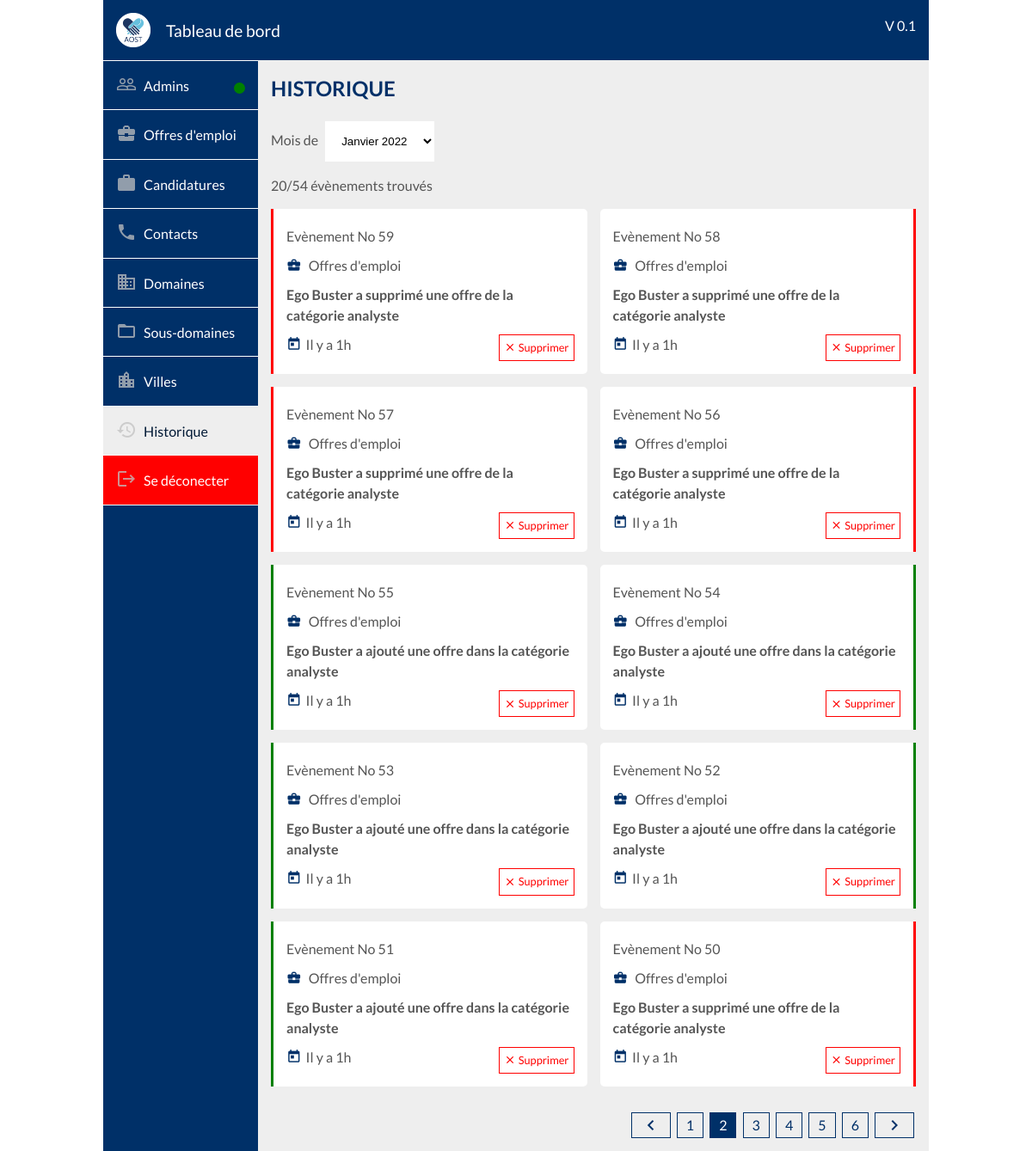
Page /dashboard/history/m/2022-01/p/2 (signed in) on the committed database.
### tables this page shows
CREATE TABLE IF NOT EXISTS `history` (
  `id` bigint(20) NOT NULL AUTO_INCREMENT,
  `id_admin` bigint(20) NOT NULL COMMENT 'id de l''administrateur qui a effectué l''action',
  `id_target` bigint(20) NOT NULL COMMENT 'id de l''objet (client, entreprise, offre, candidature, contact) concerné',
  `action` varchar(50) NOT NULL COMMENT 'type d''action effectuée (bloquer compte, suppression offre, ajout contact etc...)',
  `description` longtext NOT NULL COMMENT 'texte à afficher (ex: Donald a supprimé une offre)',
  `added_at` datetime NOT NULL DEFAULT CURRENT_TIMESTAMP,
  PRIMARY KEY (`id`),
  KEY `id_admin` (`id_admin`)
);

### outils/php/Session.class.php (called while the page is built, shortened)
<?php
  class Session
  {
    private $role_1;
    function __construct($currentPage = "home", $currentSubPage = "", $currentDomain = "", $role_1 = "super", $role_2 = "moderateur")
    {
      $this->role_1 = $role_1;
    }
    public function getRole_1(){
      return $this->role_1;
    }
    public function presentationPage($title, $img){ ?>
    <?php }
  }
?>

### dashboard/history/index.php (called while the page is built)
<?php include("../outils/php/redirection.php");
	redirection("Historique", _DASHBOARD_PHP_PATH."history/history.php", "history", "", _DASHBOARD_PATH."history/history.css", _DASHBOARD_PATH."history/history.js");
?>

### class/History.class.php (called while the page is built, shortened)
<?php
class History
{
    private $_id;
    private $_action;
    private $_description;
    private $_added_at;
    public function __construct(array $data){
        foreach ($data as $key => $value) {
            $method='set'.ucfirst($key);
        }
    }
    public function setId($id){
        $this->_id=intval($id);
    }
    public function getId(){
        return $this->_id;
    }
    public function setAction($action){
        $this->_action=htmlentities(strval($action));
    }
    public function getAction(){
        return $this->_action;
    }
    public function setDescription($description){
        $this->_description=htmlentities(strval($description));
    }
    public function getDescription(){
        return $this->_description;
    }
    public function setAdded_at($added_at){
        $this->_added_at=htmlentities(strval($added_at));
    }
    public function getAdded_at(){
        return $this->_added_at;
    }
public function getHistorysPerMonth(){
    include(_APP_PATH."bd/server-connect.php");
    $query=$db->prepare("SELECT * FROM history GROUP BY DATE_FORMAT(added_at, '%M-%Y') ORDER BY added_at DESC");
    $history=[];
    if($query->execute()){
        while($data=$query->fetch()){
            $history[]=new History($data);
        }
        return $history;
    }else{
        return false;
    }
}
public function getHistorysByMonth($month){
    include(_APP_PATH."bd/server-connect.php");
    $query=$db->prepare("SELECT * FROM history WHERE added_at LIKE '%$month%'");
    $history=[];
    if($query->execute()){
        while($data=$query->fetch()){
            $history[]=new History($data);
        }
        return $history;
    }else{
        return false;
    }
}
public function getHistorysByMonthLimit($month, $start){
    include(_APP_PATH."bd/server-connect.php");
    $start=intval($start);
    $end=10;
    $query=$db->prepare("SELECT * FROM history WHERE added_at LIKE '%$month%' ORDER BY added_at DESC LIMIT $start,$end");
    $history=[];
    if($query->execute()){
        while($data=$query->fetch()){
            $history[]=new History($data);
        }
        return $history;
    }else{
        return false;
    }
}
}
?>

### outils/php/functions.php (called while the page is built, shortened)
<?php
$tab_month=array("Janvier","Février","Mars","Avril","Mai","Juin","Juillet","Aougt","Septembre","Octobre","Novembre","Décembre");
function get_french_month($month){
	global $tab_month;
	return $tab_month[$month-1];
}
function get_elapsed_time($datetime){
	global $tab_month;
	$date_convert_in_seconde = strtotime($datetime);
	if(date('Ymd', $date_convert_in_seconde) == date('Ymd')){
		$diff = time()-$date_convert_in_seconde;
		if($diff < 60){
			return "Il y a ".$diff." secondes";
		}else if($diff < 3600){
			return "Il y a ".floor($diff/60)." min";
		}else if($diff < 86400){
			return "Il y a ".floor($diff/3600)."h";
		}
	}else if(date('Ymd', $date_convert_in_seconde) == date('Ymd', strtotime('- 1 DAY'))){
		return "Hier";
	}else if(date('Ymd', $date_convert_in_seconde) == date('Ymd', strtotime('- 2 DAY'))){
		return "Il y a 2 jours";
	}else if(date('Ymd', $date_convert_in_seconde) == date('Ymd', strtotime('- 3 DAY'))){
		return "Il y a 3 jours";
	}else if(date('Ymd', $date_convert_in_seconde) == date('Ymd', strtotime('- 4 DAY'))){
		return "Il y a 4 jours";
	}else if(date('Ymd', $date_convert_in_seconde) == date('Ymd', strtotime('- 5 DAY'))){
		return "Il y a 5 jours";
	}else if(date('Ymd', $date_convert_in_seconde) == date('Ymd', strtotime('- 6 DAY'))){
		return "Il y a 6 jours";
	}else if(date('YW', $date_convert_in_seconde) == date('YW', strtotime('- 1 WEEK'))){
		return "Il y a 1 semaine";
	}else if(date('YW', $date_convert_in_seconde) == date('YW', strtotime('- 2 WEEK'))){
		return "Il y a 2 semaines";
	}else if(date('YW', $date_convert_in_seconde) == date('YW', strtotime('- 3 WEEK'))){
		return "Il y a 3 semaines";
	}else if(date('YW', $date_convert_in_seconde) == date('YW', strtotime('- 4 WEEK'))){
		return "Il y a 4 semaines";
	}else if(date('Ym', $date_convert_in_seconde) == date('Ym', strtotime('- 1 MONTH'))){
		return "Il y a 1 mois";
	}else if(date('Ym', $date_convert_in_seconde) == date('Ym', strtotime('- 2 MONTH'))){
		return "Il y a 2 mois";
	}else if(date('Ym', $date_convert_in_seconde) == date('Ym', strtotime('- 3 MONTH'))){
		return "Il y a 3 mois";
	}else if(date('Ym', $date_convert_in_seconde) == date('Ym', strtotime('- 4 MONTH'))){
		return "Il y a 4 mois";
	}else if(date('Ym', $date_convert_in_seconde) == date('Ym', strtotime('- 5 MONTH'))){
		return "Il y a 5 mois";
	}else if(date('Ym', $date_convert_in_seconde) == date('Ym', strtotime('- 6 MONTH'))){
		return "Il y a 6 mois";
	}else if(date('Ym', $date_convert_in_seconde) == date('Ym', strtotime('- 7 MONTH'))){
		return "Il y a 7 mois";
	}else if(date('Ym', $date_convert_in_seconde) == date('Ym', strtotime('- 8 MONTH'))){
		return "Il y a 8 mois";
	}else if(date('Ym', $date_convert_in_seconde) == date('Ym', strtotime('- 9 MONTH'))){
		return "Il y a 9 mois";
	}else if(date('Ym', $date_convert_in_seconde) == date('Ym', strtotime('- 10 MONTH'))){
		return "Il y a 10 mois";
	}else if(date('Ym', $date_convert_in_seconde) == date('Ym', strtotime('- 11 MONTH'))){
		return "Il y a 11 mois";
	}else if(date('Y', $date_convert_in_seconde) == date('Y', strtotime('- 1 YEAR'))){
		return "Il y a 1 an";
	}else if(date('Y', $date_convert_in_seconde) == date('Y', strtotime('- 2 YEAR'))){
		return "Il y a 2 ans";
	}else if(date('Y', $date_convert_in_seconde) == date('Y', strtotime('- 3 YEAR'))){
		return "Il y a 3 ans";
	}else if(date('Y', $date_convert_in_seconde) == date('Y', strtotime('- 4 YEAR'))){
		return "Il y a 4 ans";
	}else if(date('Y', $date_convert_in_seconde) == date('Y', strtotime('- 5 YEAR'))){
		return "Il y a 5 ans";
	}else if(date('Y', $date_convert_in_seconde) == date('Y', strtotime('- 6 YEAR'))){
		return "Il y a 6 ans";
	}else if(date('Y', $date_convert_in_seconde) == date('Y', strtotime('- 7 YEAR'))){
		return "Il y a 7 ans";
	}else if(date('Y', $date_convert_in_seconde) == date('Y', strtotime('- 8 YEAR'))){
		return "Il y a 8 ans";
	}else if(date('Y', $date_convert_in_seconde) == date('Y', strtotime('- 9 YEAR'))){
		return "Il y a 9 ans";
	}else if(date('Y', $date_convert_in_seconde) == date('Y', strtotime('- 10 YEAR'))){
		return "Il y a 10 ans";
	}else if(date('Y', $date_convert_in_seconde) == date('Y', strtotime('- 11 YEAR'))){
		return "Il y a 11 ans";
	}else if(date('Y', $date_convert_in_seconde) == date('Y', strtotime('- 12 YEAR'))){
		return "Il y a 12 ans";
	}else if(date('Y', $date_convert_in_seconde) == date('Y', strtotime('- 13 YEAR'))){
		return "Il y a 13 ans";
	}else if(date('Y', $date_convert_in_seconde) == date('Y', strtotime('- 14 YEAR'))){
		return "Il y a 14 ans";
	}else if(date('Y', $date_convert_in_seconde) == date('Y', strtotime('- 15 YEAR'))){
		return "Il y a 15 ans";
	}else if(date('Y', $date_convert_in_seconde) == date('Y', strtotime('- 16 YEAR'))){
		return "Il y a 16 ans";
	}else if(date('Y', $date_convert_in_seconde) == date('Y', strtotime('- 17 YEAR'))){
		return "Il y a 17 ans";
	}else if(date('Y', $date_convert_in_seconde) == date('Y', strtotime('- 18 YEAR'))){
		return "Il y a 18 ans";
	}else if(date('Y', $date_convert_in_seconde) == date('Y', strtotime('- 19 YEAR'))){
		return "Il y a 19 ans";
	}else if(date('Y', $date_convert_in_seconde) == date('Y', strtotime('- 20 YEAR'))){
		return "Il y a 20 ans";
	}else if(date('Y', $date_convert_in_seconde) < date('Y', strtotime('- 20 YEAR'))){
		return "Il y a plus de 20 ans";
	}else{
		$mois=date('m',$date_convert_in_seconde);
		$mois=$tab_month[$mois-1];
		return 'depuis le '.date('d', $date_convert_in_seconde)." ".$mois;
	}
}
?>

### dashboard/history/history.php (the view, shortened to what this page needs)
<h2 class="margin-top-none" style="display: inline-block">Historique</h2>
<p class="margin-top-none">
  Mois de
  <select class="item_inline_input" name="" id="month">
    <?php
      $histories_group = $history->getHistorysPerMonth();
      $month = isset($_GET["month"]) ? $_GET["month"] : date("Y-m", strtotime("TODAY"));
      foreach($histories_group as $history_group){
    ?>
    <option value="<?php echo date("Y-m", strtotime($history_group->getAdded_at())); ?>" <?php if($month == date("Y-m", strtotime($history_group->getAdded_at()))){echo "selected";} ?>>
      <?php echo get_french_month(date("m", strtotime($history_group->getAdded_at())))." ".date("Y", strtotime($history_group->getAdded_at())); ?>
    </option>
    <?php } ?>
  </select>
</p>
<?php
  $histories_count = $history->getHistorysByMonth($month);
?>
<?php
$actuParPage= 10;
$nombreDePages=ceil(count($histories_count)/$actuParPage);
if(isset($_GET['page']))
{
   $pageActuelle=intval($_GET['page']);
}
else
{
   $pageActuelle=1;
}
$premiereEntree=($pageActuelle-1)*$actuParPage;
$histories = $history->getHistorysByMonthLimit($month, $premiereEntree);
?>
<span class="stat" style="display: block">
  <?php
  if(count($histories_count) > 1){
    $txt = count($histories_count) > $actuParPage ? (count($histories)+$actuParPage*($pageActuelle-1))."/".count($histories_count) : count($histories_count);
    echo $txt." évènements trouvés";
  }else {
    if(count($histories_count) > 0){
      echo "Un évènement trouvé";
    }else {
      echo "Aucun évènement trouvé";
    }
  }
  ?>
</span>
<div class="suggest_container">
<?php
  foreach ($histories as $history) {
    $color= "";
    if(preg_match("/add/i", $history->getAction())){
      $color = "var(--color-success)";
    }
    elseif(preg_match("/delete/i", $history->getAction())){
      $color = "var(--color-danger)";
    }
    else{
      $color = "var(--color-primary)";
    }
    $icon="";
    if(preg_match("/admin/i", $history->getAction())){
      $icon = '<i class="material-icons vertical-align-bottom  margin-right-5 background-primary">people_outline</i> Admins';
    }
    elseif(preg_match("/password/i", $history->getAction())){
      $icon = '<i class="material-icons vertical-align-bottom background-primary">people_outline</i> <i class="material-icons vertical-align-bottom background-primary">arrow_forward</i> <i class="material-icons vertical-align-bottom margin-right-5 background-primary">lock_outline</i> Admins';
    }
    elseif(preg_match("/offer/i", $history->getAction())){
      $icon = '<i class="material-icons vertical-align-bottom  margin-right-5 background-primary">business_center</i> Offres d\'emploi';
    }
    elseif(preg_match("/candidacy/i", $history->getAction())){
      $icon = '<i class="material-icons vertical-align-bottom  margin-right-5 background-primary">work</i> Candidatures';
    }
    elseif(preg_match("/\bdomain/i", $history->getAction())){
      $icon = '<i class="material-icons vertical-align-bottom  margin-right-5 background-primary">domain</i> Domaines';
    }
    elseif(preg_match("/subdomain/i", $history->getAction())){
      $icon = '<i class="material-icons vertical-align-bottom  margin-right-5 background-primary">folder_open</i> Sous-domaines';
    }
    elseif(preg_match("/city/i", $history->getAction())){
      $icon = '<i class="material-icons vertical-align-bottom  margin-right-5 background-primary">location_city</i> Villes';
    }
    elseif(preg_match("/contact/i", $history->getAction())){
      $icon = '<i class="material-icons vertical-align-bottom  margin-right-5 background-primary">phone</i> Contacts';
    }
    elseif(preg_match("/history/i", $history->getAction())){
      $icon = '<i class="material-icons vertical-align-bottom  margin-right-5 background-primary">history</i> Historique';
    }
    else{
      $icon = "";
    }
?>
  <div class="suggest_block" style="border-color : <?php echo $color; ?>;">
    <div class="suggest_row">
      <span class="suggest_col">Evènement No <?php echo $history->getId(); ?></span>
    </div>
    <div class="suggest_row">
      <span class="suggest_col"><?php echo $icon; ?></span>
    </div>
    <div class="suggest_row">
      <span class=""  style="max-width: 100%; min-height: 3em; display: inline-block;font-weight:bold" title="<?php echo ucfirst(htmlspecialchars_decode($history->getDescription())); ?>"> <?php echo ucfirst(htmlspecialchars_decode($history->getDescription())); ?></span>
    </div>
    <div class="suggest_row">
      <span class="suggest_col"><i class="material-icons vertical-align-bottom margin-right-5 background-primary">today</i><?php echo get_elapsed_time($history->getAdded_at()); ?></span>
      <?php if($_SESSION["role"] == $session->getRole_1()){ ?>
      <span class="btnDelete float-right" id="btnDelete<?php echo $history->getId(); ?>" title="Supprimer">
        <i class="material-icons vertical-align-bottom">close</i>
        Supprimer
      </span>
      <?php } ?>
    </div>
  </div>
<?php } ?>
</div>
<div class="" style="width:100%; text-align: right">
<?php if($nombreDePages > 1){ ?>
<div class="breadcrumb-block">
  <div class="breadcrumb-contain">
    <?php if($pageActuelle >  1){ ?>
      <a class="breadcrumb-item" href="<?php echo _DASHBOARD_PATH."history/m/".$month; ?>/p/<?php echo $pageActuelle - 1; ?>" title="précédant"><i class="material-icons vertical-align-bottom"> chevron_left </i></a>
    <?php }for($i = 1; $i < $nombreDePages+1; $i++){
      if($i == $pageActuelle){ ?>
      <span class="breadcrumb-item breadcrumb-item-active"><?php echo $i; ?></span>
    <?php  }else{ ?>
      <a class="breadcrumb-item" href="<?php echo _DASHBOARD_PATH."history/m/".$month."/p/".$i; ?>"><?php echo $i; ?></a>
    <?php }}if($pageActuelle <= $nombreDePages - 1){ ?>
      <a class="breadcrumb-item" href="<?php echo _DASHBOARD_PATH."history/m/".$month; ?>/p/<?php echo $pageActuelle + 1; ?>" title="suivant"><i class="material-icons vertical-align-bottom"> chevron_right </i></a>
    <?php } ?>
  </div>
</div>
<?php } ?>
</div>

### rows in the picture
history: id "59", action "Offres d", description "Ego Buster a supprimé une offre de la catégorie analyste", added_at "Il y a 1h"
history: id "58", action "Offres d", description "Ego Buster a supprimé une offre de la catégorie analyste", added_at "Il y a 1h"
history: id "57", action "Offres d", description "Ego Buster a supprimé une offre de la catégorie analyste", added_at "Il y a 1h"
history: id "56", action "Offres d", description "Ego Buster a supprimé une offre de la catégorie analyste", added_at "Il y a 1h"
history: id "55", action "Offres d", description "Ego Buster a ajouté une offre dans la catégorie analyste", added_at "Il y a 1h"
history: id "54", action "Offres d", description "Ego Buster a ajouté une offre dans la catégorie analyste", added_at "Il y a 1h"
history: id "53", action "Offres d", description "Ego Buster a ajouté une offre dans la catégorie analyste", added_at "Il y a 1h"
history: id "52", action "Offres d", description "Ego Buster a ajouté une offre dans la catégorie analyste", added_at "Il y a 1h"
history: id "51", action "Offres d", description "Ego Buster a ajouté une offre dans la catégorie analyste", added_at "Il y a 1h"
history: id "50", action "Offres d", description "Ego Buster a supprimé une offre de la catégorie analyste", added_at "Il y a 1h"

### other values in the picture
$txt "20/54"
form field value "Janvier 2022"
